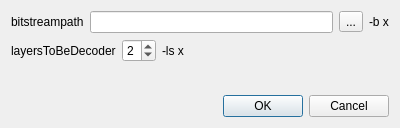
<?xml version="1.0" encoding="UTF-8"?>
<ui version="4.0">
 <class>lmParserBitConfigure</class>
 <widget class="QDialog" name="lmParserBitConfigure">
  <property name="geometry">
   <rect>
    <x>0</x>
    <y>0</y>
    <width>400</width>
    <height>128</height>
   </rect>
  </property>
  <property name="minimumSize">
   <size>
    <width>400</width>
    <height>128</height>
   </size>
  </property>
  <property name="maximumSize">
   <size>
    <width>400</width>
    <height>128</height>
   </size>
  </property>
  <property name="windowTitle">
   <string>lmParserBitConfigure</string>
  </property>
  <layout class="QVBoxLayout" name="verticalLayout">
   <item>
    <layout class="QHBoxLayout" name="horizontalLayout">
     <item>
      <widget class="QLabel" name="label">
       <property name="text">
        <string>bitstreampath</string>
       </property>
      </widget>
     </item>
     <item>
      <widget class="QLineEdit" name="lineEdit"/>
     </item>
     <item>
      <widget class="QToolButton" name="toolButton">
       <property name="text">
        <string>...</string>
       </property>
      </widget>
     </item>
     <item>
      <widget class="QLabel" name="label_4">
       <property name="text">
        <string>-b x</string>
       </property>
      </widget>
     </item>
    </layout>
   </item>
   <item>
    <layout class="QHBoxLayout" name="horizontalLayout_2">
     <item>
      <widget class="QLabel" name="label_2">
       <property name="text">
        <string>layersToBeDecoder</string>
       </property>
      </widget>
     </item>
     <item>
      <widget class="QSpinBox" name="spinBox">
       <property name="minimum">
        <number>1</number>
       </property>
       <property name="maximum">
        <number>8</number>
       </property>
       <property name="value">
        <number>2</number>
       </property>
      </widget>
     </item>
     <item>
      <widget class="QLabel" name="label_3">
       <property name="text">
        <string>-ls x</string>
       </property>
      </widget>
     </item>
     <item>
      <spacer name="horizontalSpacer">
       <property name="orientation">
        <enum>Qt::Horizontal</enum>
       </property>
       <property name="sizeHint" stdset="0">
        <size>
         <width>40</width>
         <height>20</height>
        </size>
       </property>
      </spacer>
     </item>
    </layout>
   </item>
   <item>
    <spacer name="verticalSpacer">
     <property name="orientation">
      <enum>Qt::Vertical</enum>
     </property>
     <property name="sizeHint" stdset="0">
      <size>
       <width>20</width>
       <height>40</height>
      </size>
     </property>
    </spacer>
   </item>
   <item>
    <widget class="QDialogButtonBox" name="buttonBox">
     <property name="standardButtons">
      <set>QDialogButtonBox::Cancel|QDialogButtonBox::Ok</set>
     </property>
    </widget>
   </item>
  </layout>
 </widget>
 <layoutdefault spacing="6" margin="11"/>
 <resources/>
 <connections>
  <connection>
   <sender>buttonBox</sender>
   <signal>accepted()</signal>
   <receiver>lmParserBitConfigure</receiver>
   <slot>accept()</slot>
   <hints>
    <hint type="sourcelabel">
     <x>287</x>
     <y>271</y>
    </hint>
    <hint type="destinationlabel">
     <x>199</x>
     <y>149</y>
    </hint>
   </hints>
  </connection>
  <connection>
   <sender>buttonBox</sender>
   <signal>rejected()</signal>
   <receiver>lmParserBitConfigure</receiver>
   <slot>reject()</slot>
   <hints>
    <hint type="sourcelabel">
     <x>287</x>
     <y>271</y>
    </hint>
    <hint type="destinationlabel">
     <x>199</x>
     <y>149</y>
    </hint>
   </hints>
  </connection>
 </connections>
</ui>
